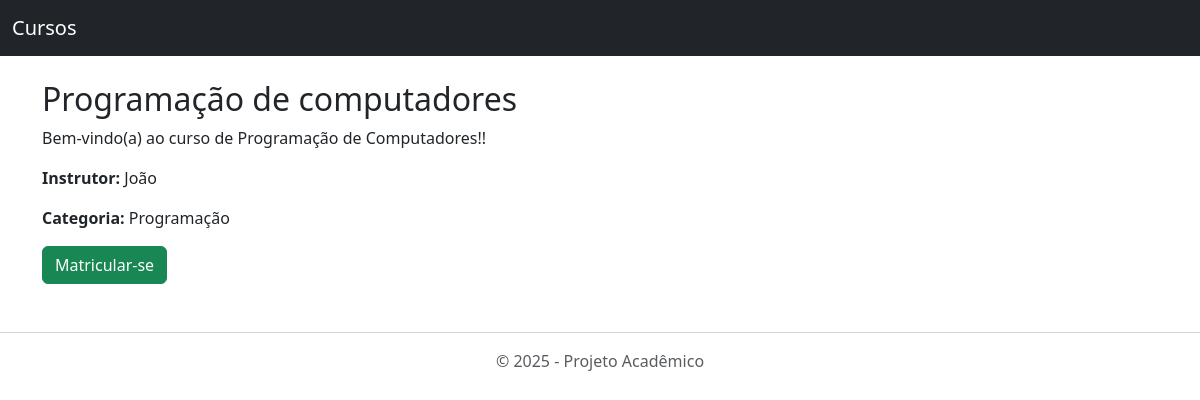
The app's page /curso/15/ with its own data.
### meu_app/models.py (models this page shows, shortened)
class Curso(models.Model):
    titulo = models.CharField(max_length=200)
    descricao = models.TextField()
    instrutor = models.ForeignKey(Instrutor, on_delete=models.CASCADE)
    categoria = models.ForeignKey(Categoria, on_delete=models.SET_NULL, null=True)
    criado_em = models.DateTimeField(auto_now_add=True)

class Instrutor(models.Model):
    nome = models.CharField(max_length=100)
    bio = models.TextField()
    especializacao = models.CharField(max_length=100)

class Categoria(models.Model):
    nome = models.CharField(max_length=100)
    descricao = models.TextField()

### meu_app/views.py (the view)
# urls.py: path('curso/<int:curso_id>/', views.detalhar_curso, name='detalhar_curso'),
def detalhar_curso(request, curso_id):
    curso = get_object_or_404(Curso, id=curso_id)
    return render(request, 'meu_app/curso_detalhe.html', {'curso': curso})

### meu_app/templates/meu_app/curso_detalhe.html (shortened to what this page needs)
{% extends "meu_app/base.html" %}
{% block content %}
<h2>{{ curso.titulo }}</h2>
<p>{{ curso.descricao }}</p>
{% if curso.instrutor %}
    <p><strong>Instrutor:</strong> {{ curso.instrutor.nome }}</p>
{% else %}
    <p><strong>Instrutor:</strong> Não definido</p>
{% endif %}
{% if curso.categoria %}
    <p><strong>Categoria:</strong> {{ curso.categoria.nome }}</p>
{% else %}
    <p><strong>Categoria:</strong> Não definida</p>
{% endif %}
<a href="{% url 'matricular' curso.id %}" class="btn btn-success">Matricular-se</a>
{% endblock %}

### records on screen
Curso: titulo "Programação de computadores", descricao "Bem-vindo(a) ao curso de Programação de Computadores!!", instrutor.nome "João", categoria.nome "Programação"
